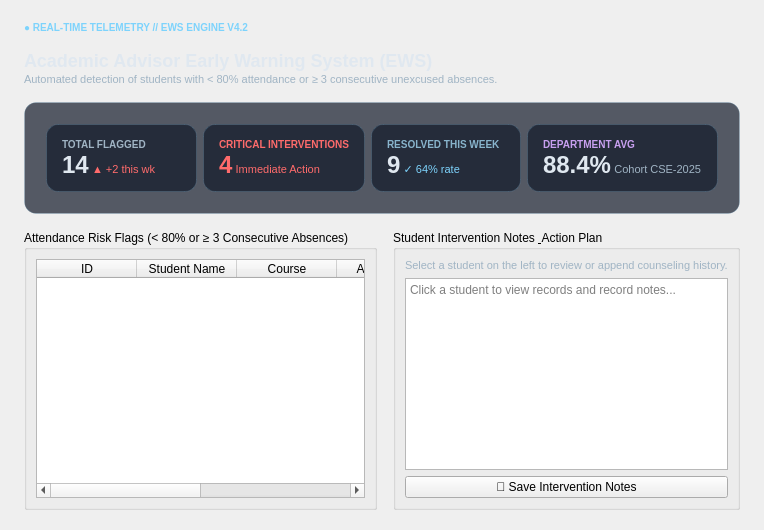
        <widget class="QWidget" name="page_advisor">
         <layout class="QVBoxLayout" name="advisorVLayout">
          <property name="leftMargin">
           <number>24</number>
          </property>
          <property name="rightMargin">
           <number>24</number>
          </property>
          <property name="topMargin">
           <number>20</number>
          </property>
          <property name="bottomMargin">
           <number>20</number>
          </property>
          <property name="spacing">
           <number>16</number>
          </property>

          <item>
           <widget class="QLabel" name="lbl_advisor_title">
            <property name="text">
             <string>&lt;span style=&quot;font-size:10px; color:#7dd3fc; font-weight:bold;&quot;&gt;● REAL-TIME TELEMETRY // EWS ENGINE V4.2&lt;/span&gt;&lt;br/&gt;&lt;h2 style=&quot;margin:2px 0; color:#e0e8f0;&quot;&gt;Academic Advisor Early Warning System (EWS)&lt;/h2&gt;&lt;span style=&quot;font-size:11px; color:#a0b4c4;&quot;&gt;Automated detection of students with &amp;lt; 80% attendance or &amp;ge; 3 consecutive unexcused absences.&lt;/span&gt;</string>
            </property>
           </widget>
          </item>

          <!-- 4 Bento KPI Metric Cards -->
          <item>
           <widget class="QFrame" name="frame_advisor_kpis">
            <property name="styleSheet">
             <string>background-color: rgba(17, 24, 40, 0.7); border: 1px solid rgba(125, 211, 252, 0.15); border-radius: 12px; padding: 12px;</string>
            </property>
            <layout class="QHBoxLayout" name="advKpiLayout">
             <item>
              <widget class="QLabel" name="lbl_kpi_1">
               <property name="text">
                <string>&lt;span style=&quot;font-size:10px; color:#a0b4c4; font-weight:bold;&quot;&gt;TOTAL FLAGGED&lt;/span&gt;&lt;br/&gt;&lt;b style=&quot;font-size:24px; color:#e0e8f0;&quot;&gt;14&lt;/b&gt;&amp;nbsp;&lt;span style=&quot;color:#ff6b6b; font-size:11px;&quot;&gt;▲ +2 this wk&lt;/span&gt;</string>
               </property>
              </widget>
             </item>
             <item>
              <widget class="QLabel" name="lbl_kpi_2">
               <property name="text">
                <string>&lt;span style=&quot;font-size:10px; color:#ff6b6b; font-weight:bold;&quot;&gt;CRITICAL INTERVENTIONS&lt;/span&gt;&lt;br/&gt;&lt;b style=&quot;font-size:24px; color:#ff6b6b;&quot;&gt;4&lt;/b&gt;&amp;nbsp;&lt;span style=&quot;color:#ff6b6b; font-size:11px;&quot;&gt;Immediate Action&lt;/span&gt;</string>
               </property>
              </widget>
             </item>
             <item>
              <widget class="QLabel" name="lbl_kpi_3">
               <property name="text">
                <string>&lt;span style=&quot;font-size:10px; color:#88b4cc; font-weight:bold;&quot;&gt;RESOLVED THIS WEEK&lt;/span&gt;&lt;br/&gt;&lt;b style=&quot;font-size:24px; color:#e0e8f0;&quot;&gt;9&lt;/b&gt;&amp;nbsp;&lt;span style=&quot;color:#7dd3fc; font-size:11px;&quot;&gt;✓ 64% rate&lt;/span&gt;</string>
               </property>
              </widget>
             </item>
             <item>
              <widget class="QLabel" name="lbl_kpi_4">
               <property name="text">
                <string>&lt;span style=&quot;font-size:10px; color:#c8a0f0; font-weight:bold;&quot;&gt;DEPARTMENT AVG&lt;/span&gt;&lt;br/&gt;&lt;b style=&quot;font-size:24px; color:#e0e8f0;&quot;&gt;88.4%&lt;/b&gt;&amp;nbsp;&lt;span style=&quot;color:#a0b4c4; font-size:11px;&quot;&gt;Cohort CSE-2025&lt;/span&gt;</string>
               </property>
              </widget>
             </item>
            </layout>
           </widget>
          </item>

          <!-- Split: Risk Flags Table + Intervention Notes -->
          <item>
           <layout class="QHBoxLayout" name="advSplitRow">
            <property name="spacing">
             <number>16</number>
            </property>

            <item>
             <widget class="QGroupBox" name="grp_warnings">
              <property name="title">
               <string>Attendance Risk Flags (&lt; 80% or ≥ 3 Consecutive Absences)</string>
              </property>
              <layout class="QVBoxLayout" name="warnLayout">
               <item>
                <widget class="QTableWidget" name="table_advisor_warnings">
                 <column>
                  <property name="text">
                   <string>ID</string>
                  </property>
                 </column>
                 <column>
                  <property name="text">
                   <string>Student Name</string>
                  </property>
                 </column>
                 <column>
                  <property name="text">
                   <string>Course</string>
                  </property>
                 </column>
                 <column>
                  <property name="text">
                   <string>Attendance</string>
                  </property>
                 </column>
                 <column>
                  <property name="text">
                   <string>Absences</string>
                  </property>
                 </column>
                 <column>
                  <property name="text">
                   <string>Risk Level</string>
                  </property>
                 </column>
                </widget>
               </item>
              </layout>
             </widget>
            </item>

            <item>
             <widget class="QGroupBox" name="grp_counseling">
              <property name="title">
               <string>Student Intervention Notes &amp; Action Plan</string>
              </property>
              <layout class="QVBoxLayout" name="counselLayout">
               <item>
                <widget class="QLabel" name="lbl_adv_counsel_meta">
                 <property name="text">
                  <string>&lt;span style=&quot;font-size:11px; color:#a0b4c4;&quot;&gt;Select a student on the left to review or append counseling history.&lt;/span&gt;</string>
                 </property>
                </widget>
               </item>
               <item>
                <widget class="QTextEdit" name="txt_counseling_notes">
                 <property name="placeholderText">
                  <string>Click a student to view records and record notes...</string>
                 </property>
                </widget>
               </item>
               <item>
                <widget class="QPushButton" name="btn_save_notes">
                 <property name="text">
                  <string>💾 Save Intervention Notes</string>
                 </property>
                </widget>
               </item>
              </layout>
             </widget>
            </item>

           </layout>
          </item>
         </layout>
        </widget>
